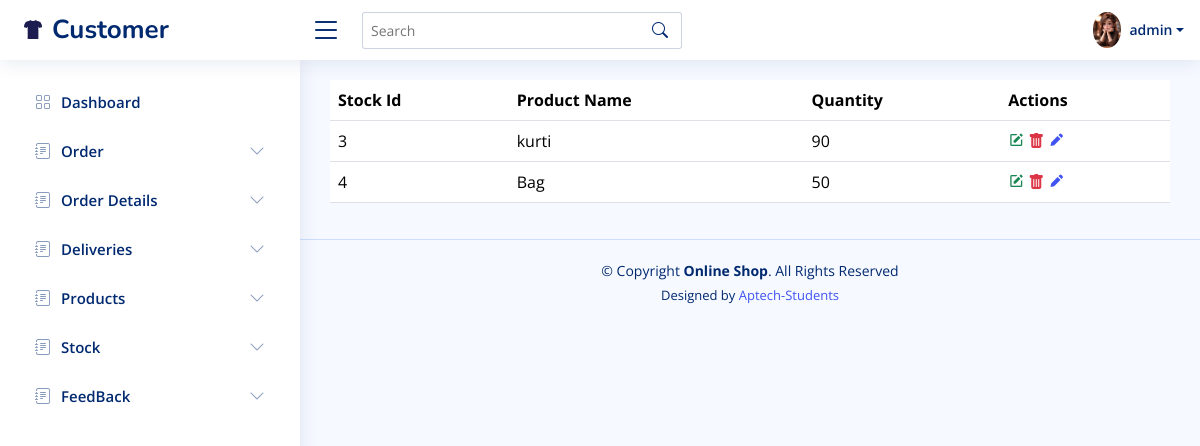
Page /online_shop/employees/view-stock.php (signed in) on the committed database.
### tables this page shows
CREATE TABLE `stock` (
  `stock_id` int(11) NOT NULL,
  `product_id` int(11) DEFAULT NULL,
  `quantity` int(11) DEFAULT NULL
);

CREATE TABLE `products` (
  `product_id` int(11) NOT NULL,
  `product_name` varchar(100) DEFAULT NULL,
  `description` text DEFAULT NULL,
  `price` decimal(10,2) DEFAULT NULL,
  `category` varchar(100) DEFAULT NULL
);

### online_shop/employees/view-stock.php (the view, shortened to what this page needs)
<?php include "header.php"; ?>
<?php
include "config.php";
$sql = "SELECT
            s.stock_id,
            s.quantity,
            p.product_name
        FROM
            stock s
        LEFT JOIN
            products p ON s.product_id = p.product_id";
$res = mysqli_query($conn, $sql);
?>
<table class="table">
    <thead>
        <tr>
            <th scope="col">Stock Id</th>
            <th scope="col">Product Name</th>
            <th scope="col">Quantity</th>
            <th scope="col">Actions</th>
        </tr>
    </thead>
    <tbody>
        <?php
        while ($data = mysqli_fetch_array($res)) {
        ?>
            <tr>
                <td><?php echo $data['stock_id']; ?></td>
                <td><?php echo $data['product_name'] ?></td>
                <td><?php echo $data['quantity']; ?></td>
                <td>
                    <a href="update-stock.php?pr_id=<?php echo $data['stock_id'] ?>"><i class="bx bxs-edit text-success"></i></a>
                    <a href="function.php?pr_id=<?php echo $data['stock_id'] ?>"><i class="bi bi-trash-fill text-danger"></i></a>
                    <a href="add-stock.php"> <i class="bx bxs-pencil"></i></a>
                </td>
            </tr>
        <?php
        }
        ?>
    </tbody>
</table>
<?php include "footer.php"; ?>

### online_shop/employees/assets/css/style.css (style rules this page uses)
:root { scroll-behavior: smooth; }
body { font-family: "Open Sans", sans-serif; background: #f6f9ff; color: #444444; }
a { color: #4154f1; text-decoration: none; }

### rows in the picture
stock: stock_id "3", product.product_name "kurti", quantity "90"
stock: stock_id "4", product.product_name "Bag", quantity "50"

### other values in the picture
$_SESSION['username'] "admin"
